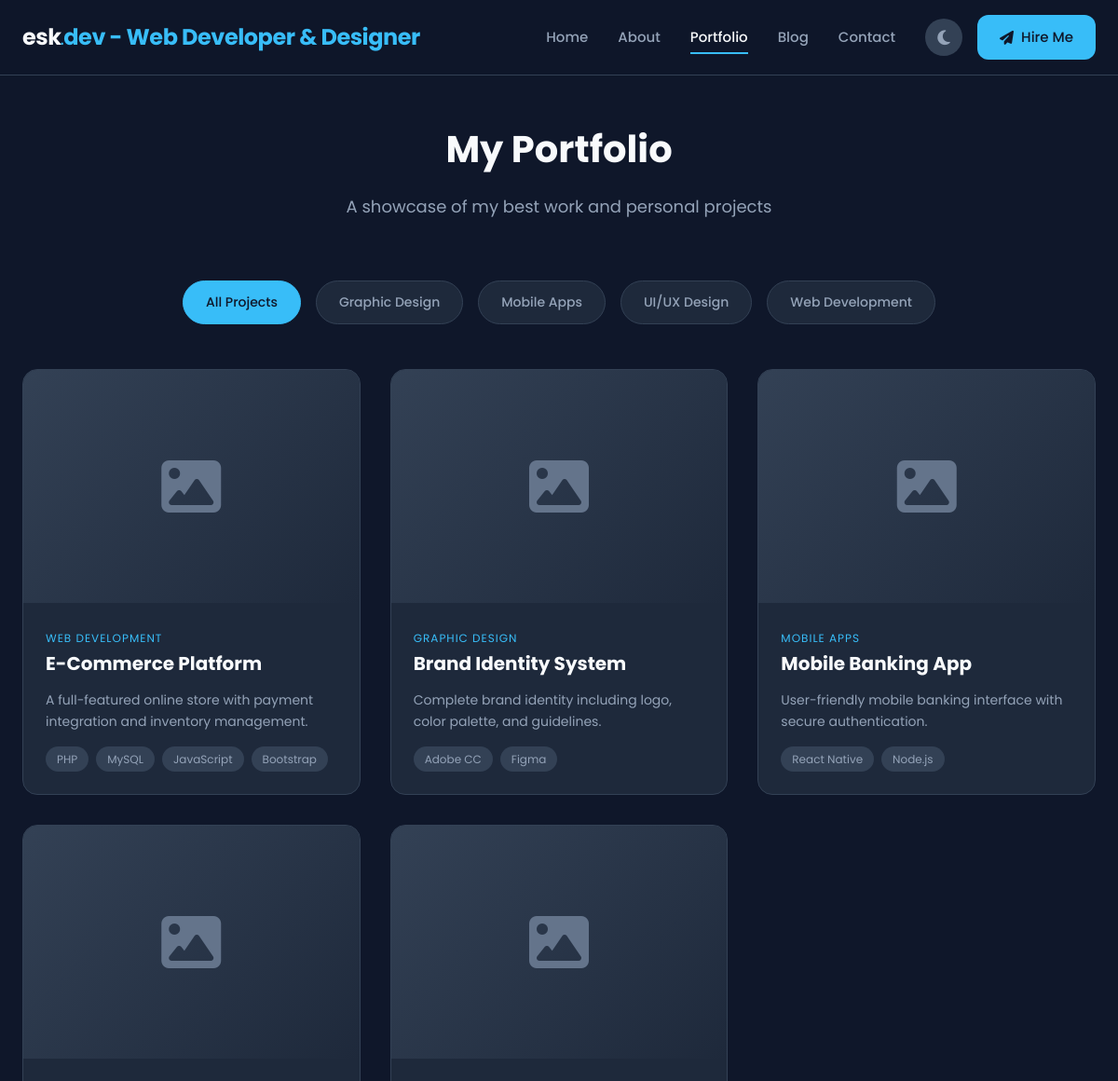
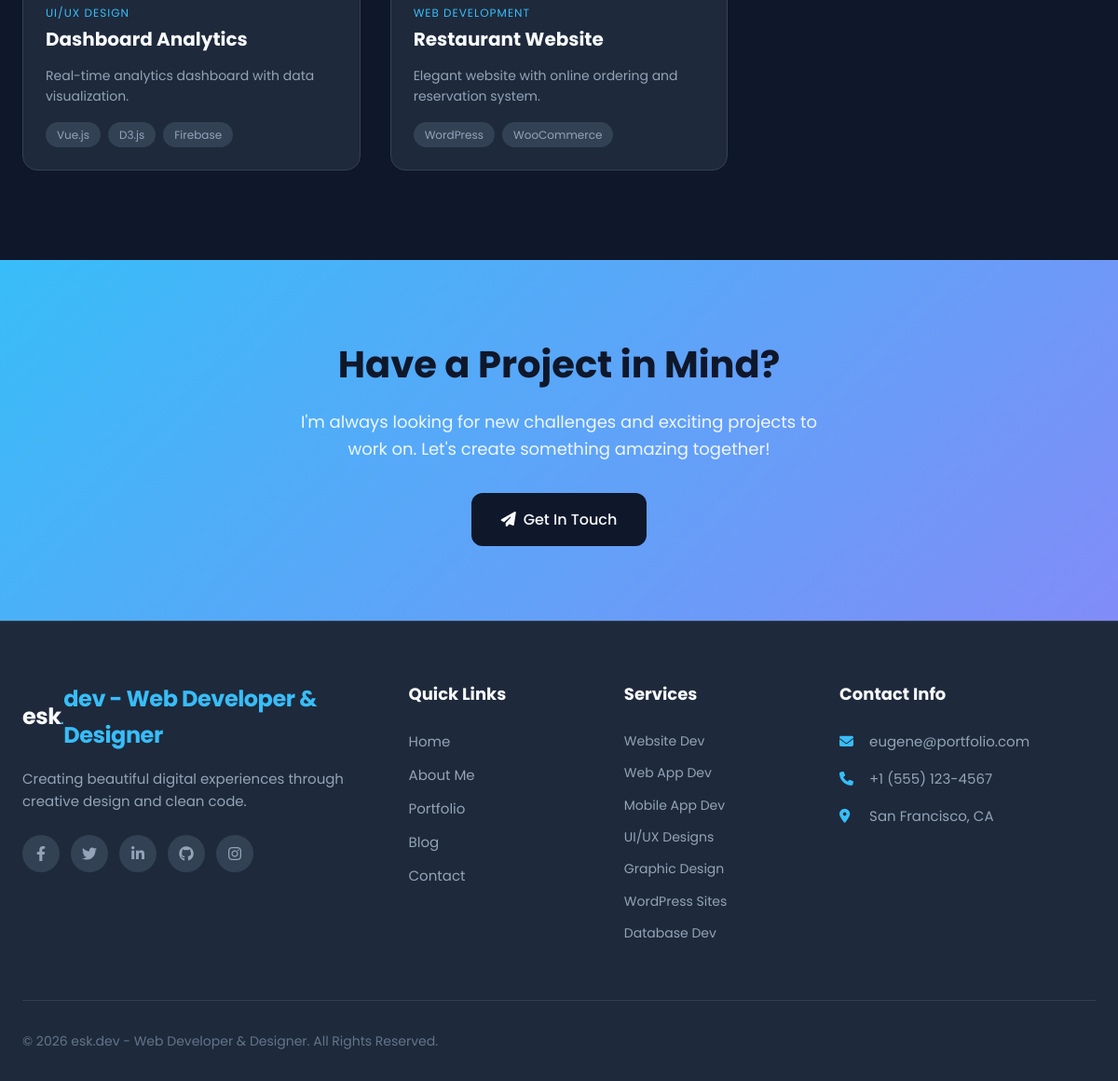
Screenshot of /portfolio.php with the database file from the repository (2 pictures, top to bottom).
### tables this page shows
CREATE TABLE `categories` (
  `id` INT(11) NOT NULL AUTO_INCREMENT,
  `name` VARCHAR(100) NOT NULL,
  `slug` VARCHAR(100) NOT NULL,
  `description` TEXT,
  `created_at` TIMESTAMP DEFAULT CURRENT_TIMESTAMP,
  PRIMARY KEY (`id`),
  UNIQUE KEY `slug` (`slug`)
);

CREATE TABLE `projects` (
  `id` INT(11) NOT NULL AUTO_INCREMENT,
  `title` VARCHAR(200) NOT NULL,
  `slug` VARCHAR(200) NOT NULL,
  `description` TEXT NOT NULL,
  `content` TEXT,
  `image` VARCHAR(255) DEFAULT NULL,
  `category_id` INT(11) DEFAULT NULL,
  `client` VARCHAR(100) DEFAULT NULL,
  `project_url` VARCHAR(255) DEFAULT NULL,
  `github_url` VARCHAR(255) DEFAULT NULL,
  `technologies` VARCHAR(255) DEFAULT NULL,
  `featured` TINYINT(1) DEFAULT 0,
  `status` ENUM('draft', 'published') DEFAULT 'draft',
  `sort_order` INT(11) DEFAULT 0,
  `created_at` TIMESTAMP DEFAULT CURRENT_TIMESTAMP,
  `updated_at` TIMESTAMP DEFAULT CURRENT_TIMESTAMP ON UPDATE CURRENT_TIMESTAMP,
  PRIMARY KEY (`id`),
  UNIQUE KEY `slug` (`slug`),
  KEY `category_id` (`category_id`),
  CONSTRAINT `projects_ibfk_1` FOREIGN KEY (`category_id`) REFERENCES `categories` (`id`) ON DELETE SET NULL
);

### includes/db.php (called while the page is built, shortened)
<?php
class Database {
    private static $instance = null;
    private $connection;
    private function __construct() {
        try {
            $dsn = "mysql:host=" . DB_HOST . ";dbname=" . DB_NAME . ";charset=utf8mb4";
            $options = [
                PDO::ATTR_ERRMODE => PDO::ERRMODE_EXCEPTION,
                PDO::ATTR_DEFAULT_FETCH_MODE => PDO::FETCH_ASSOC,
                PDO::ATTR_EMULATE_PREPARES => false,
            ];
            $this->connection = new PDO($dsn, DB_USER, DB_PASS, $options);
        } catch (PDOException $e) {
            die("Database connection failed: " . $e->getMessage());
        }
    }
    public static function getInstance() {
        if (self::$instance === null) {
            self::$instance = new self();
        }
        return self::$instance;
    }
    public function query($sql, $params = []) {
        try {
            $stmt = $this->connection->prepare($sql);
            $stmt->execute($params);
            return $stmt;
        } catch (PDOException $e) {
            throw new Exception($e->getMessage());
        }
    }
    public function fetchAll($sql, $params = []) {
        $stmt = $this->query($sql, $params);
        return $stmt->fetchAll();
    }
    public function fetchOne($sql, $params = []) {
        $stmt = $this->query($sql, $params);
        return $stmt->fetch();
    }
    public function count($table, $where = '1=1', $params = []) {
        $sql = "SELECT COUNT(*) as total FROM {$table} WHERE {$where}";
        $result = $this->fetchOne($sql, $params);
        return $result['total'] ?? 0;
    }
}
function db() {
    return Database::getInstance();
}

### portfolio.php (the view, shortened to what this page needs)
<?php
require_once 'includes/db.php';
require_once 'includes/helpers.php';
$page = isset($_GET['page']) ? (int)$_GET['page'] : 1;
$category = isset($_GET['category']) ? sanitize($_GET['category']) : 'all';
$categories = db()->fetchAll("SELECT * FROM categories ORDER BY name ASC");
$whereClause = "status = 'published'";
$params = [];
$totalProjects = db()->count('projects p LEFT JOIN categories c ON p.category_id = c.id', $whereClause, $params);
$pagination = paginate($totalProjects, ITEMS_PER_PAGE, $page);
$projects = db()->fetchAll(
    "SELECT p.*, c.name as category_name, c.slug as category_slug
     FROM projects p
     LEFT JOIN categories c ON p.category_id = c.id
     WHERE {$whereClause}
     ORDER BY p.sort_order ASC
     LIMIT {$pagination['per_page']} OFFSET {$pagination['offset']}",
    $params
);
?>
<?php require_once 'includes/header.php'; ?>
<section class="section" style="padding-top: calc(var(--header-height) + 3rem);">
    <div class="container">
        <div class="section-header">
            <h1 class="section-title">My Portfolio</h1>
            <p class="section-subtitle">
                A showcase of my best work and personal projects
            </p>
        </div>
        <div class="projects-filters">
            <button class="filter-btn <?php echo $category === 'all' ? 'active' : ''; ?>" data-filter="all">
                All Projects
            </button>
            <?php foreach ($categories as $cat): ?>
                <button class="filter-btn <?php echo $category === $cat['slug'] ? 'active' : ''; ?>"
                        data-filter="<?php echo escape($cat['slug']); ?>">
                    <?php echo escape($cat['name']); ?>
                </button>
            <?php endforeach; ?>
        </div>
        <?php if (empty($projects)): ?>
            <div class="empty-state">
                <div class="empty-state-icon">
                    <i class="fas fa-folder-open"></i>
                </div>
                <h3 class="empty-state-title">No projects found</h3>
                <p class="empty-state-text">Projects will appear here once they are added.</p>
            </div>
        <?php else: ?>
            <div class="projects-grid" id="projectsGrid">
                <?php foreach ($projects as $project): ?>
                    <article class="project-card fade-in" data-category="<?php echo escape($project['category_slug'] ?? ''); ?>">
                        <div class="project-image">
                            <?php if (!empty($project['image']) && file_exists(ROOT_PATH . 'uploads/projects/' . $project['image'])): ?>
                                <img src="<?php echo SITE_URL; ?>/uploads/projects/<?php echo escape($project['image']); ?>" alt="<?php echo escape($project['title']); ?>">
                            <?php else: ?>
                                <div style="width: 100%; height: 100%; background: linear-gradient(135deg, var(--bg-tertiary) 0%, var(--bg-secondary) 100%); display: flex; align-items: center; justify-content: center;">
                                    <i class="fas fa-image" style="font-size: 4rem; color: var(--text-muted);"></i>
                                </div>
                            <?php endif; ?>
                        </div>
                        <div class="project-content">
                            <span class="project-category"><?php echo escape($project['category_name'] ?? 'General'); ?></span>
                            <h3 class="project-title"><?php echo escape($project['title']); ?></h3>
                            <p class="project-description"><?php echo escape(truncate($project['description'], 120)); ?></p>
                            <?php if ($project['technologies']): ?>
                                <div class="project-tags">
                                    <?php foreach (explode(',', $project['technologies']) as $tech): ?>
                                        <span class="project-tag"><?php echo trim(escape($tech)); ?></span>
                                    <?php endforeach; ?>
                                </div>
                            <?php endif; ?>
                        </div>
                    </article>
                <?php endforeach; ?>
            </div>
        <?php endif; ?>
    </div>
</section>
<section class="cta-section">
    <div class="container">
        <div class="cta-content">
            <h2>Have a Project in Mind?</h2>
            <p>
                I'm always looking for new challenges and exciting projects to work on.
                Let's create something amazing together!
            </p>
            <div class="cta-buttons">
                <a href="<?php echo SITE_URL; ?>/contact.php" class="btn btn-lg">
                    <i class="fas fa-paper-plane"></i> Get In Touch
                </a>
            </div>
        </div>
    </div>
</section>
<?php require_once 'includes/footer.php'; ?>

### rows the page displays
categories: name "Graphic Design"
categories: name "Mobile Apps"
categories: name "UI/UX Design"
categories: name "Web Development"
projects: category.name "WEB DEVELOPMENT", title "E-Commerce Platform", description "A full-featured online store with payment integration and inventory management.", technologies "PHP", technologies "MySQL", technologies "JavaScript", technologies "Bootstrap"
projects: category.name "GRAPHIC DESIGN", title "Brand Identity System", description "Complete brand identity including logo, color palette, and guidelines.", technologies "Adobe CC", technologies "Figma"
projects: category.name "MOBILE APPS", title "Mobile Banking App", description "User-friendly mobile banking interface with secure authentication.", technologies "React Native", technologies "Node.js"
projects: category.name "UI/UX DESIGN", title "Dashboard Analytics", description "Real-time analytics dashboard with data visualization.", technologies "Vue.js", technologies "D3.js", technologies "Firebase"
projects: category.name "WEB DEVELOPMENT", title "Restaurant Website", description "Elegant website with online ordering and reservation system.", technologies "WordPress", technologies "WooCommerce"

### other values shown
$parts[0] "esk esk"
$parts[1] "dev - Web Developer & Designer dev - Web Developer & Designer"
$email "eugene@portfolio.com"
$phone "+1 (555) 123-4567"
$address "San Francisco, CA"
getSetting('site_name', 'esk.dev') "esk.dev - Web Developer & Designer"
